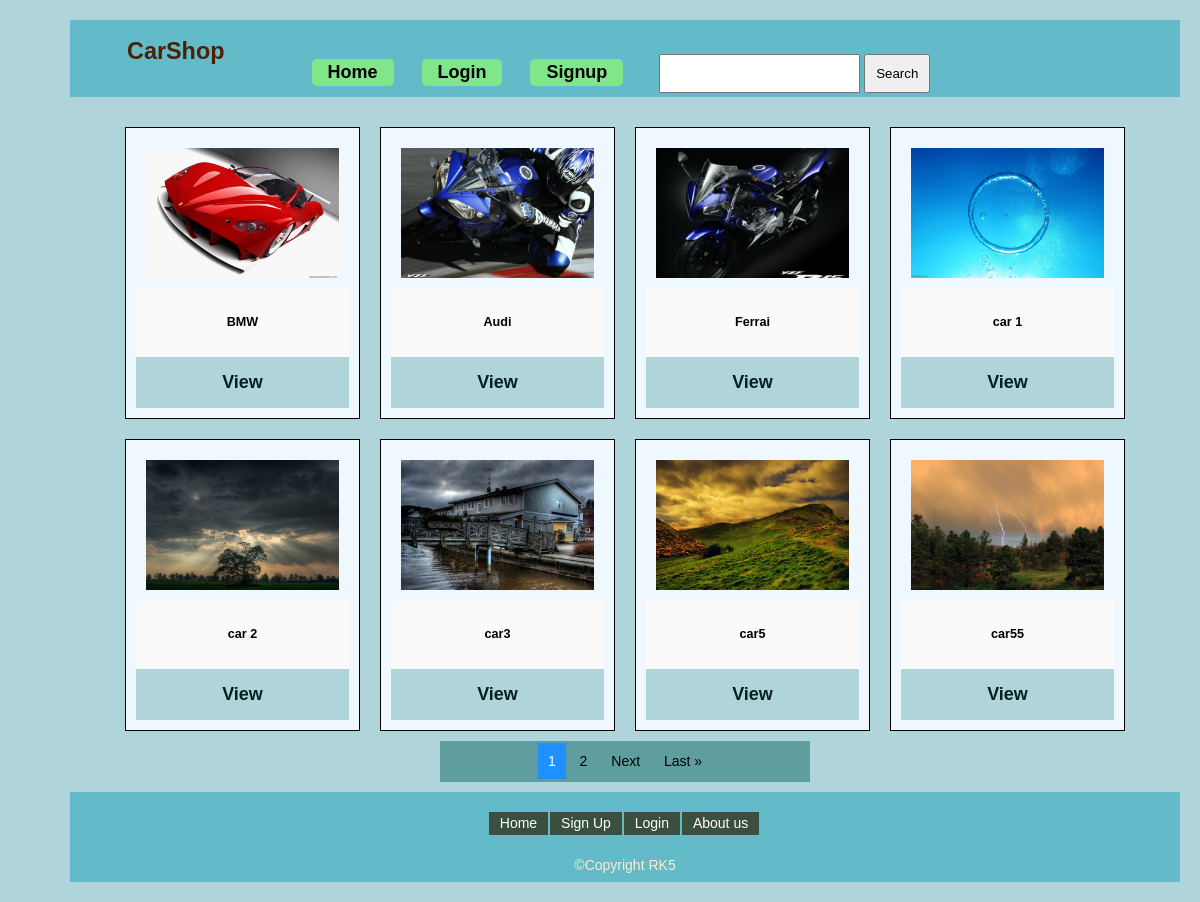
The page / on the database its author committed.
### items/models.py (models this page shows, shortened)
class Car(models.Model):
    title = models.CharField(max_length=200)
    desc = models.TextField()
    price = models.IntegerField(default=0)
    img = models.ImageField(upload_to = 'item_pic')

### items/views.py (the view)
# urls.py: path('', HomeListView.as_view(),name = 'home'),
class HomeListView(ListView):
    model = Car
    template_name = 'items/home.html'
    context_object_name = 'posts'
    paginate_by = 8

### items/templates/items/home.html (shortened to what this page needs)
{% extends 'items/base.html' %}
{% block content %}
<div class="cards">
    {% for item in object_list %}
  <div class="card ">
    <img class="card__image" src="{{item.img.url}}" alt="">
    <div class="card__content">
        <h4>{{ item.title }}</h4>
    </div>
    <div class="card__info">
        <a href="{% url 'car-details' item.id %}" class="card__link">View</a>
    </div>
  </div>
    {% endfor %}
</div>
  <div class="pagination">
    {% for num in page_obj.paginator.page_range %}
      {% if page_obj.number == num %}
          <a class="active" href="?page={{ num }}">{{num}}</a>
      {% elif num > page_obj.number|add:'-3' and num < page_obj.number|add:'3' %}
          <a href="?page={{ num }}">{{num}}</a>
    {% endif %}
  {% endfor %}    {% if page_obj.has_next %}
        <a href="?page={{ page_obj.next_page_number }}">Next</a>
        <a href="?page={{ page_obj.paginator.num_pages }}">Last &raquo;</a>
    {% endif %}
  </div>
{% endblock %}

### items/templates/items/base.html (shortened to what this page needs)
{% load static %}
<!DOCTYPE html>
<html lang="en">
<head>
    <link rel="stylesheet" href="{% static 'items/main.css' %}">
</head>
<body>
   <div class="header">
    <div class="logo">
        <h3>CarShop</h3>
    </div>
    <div class="nav">
        <ul>
            <li><a href="/">Home</a></li>
            {% if user.is_authenticated %}
            <li><a href="{% url 'profile' %}">Profile</a></li>
            <li><a href="{% url 'logout' %}">Logout</a></li>
            {% else %}
            <li><a href="{% url 'login' %}">Login</a></li>
            <li><a href="{% url 'register' %}">Signup</a></li>
            {% endif %}
            <li class="nav-form">
                <form action="{% url 'search' %}" method="GET">
                <input type="text" name="search" id="search">
                <button>Search</button>
                </form>
            </li>
        </ul>
    </div>
   </div>
    {% block content %}
    {% endblock %}
    <div class="Footersection">
		<div class="Footermenu">
			<ul>
				<li><a href="/">Home</a></li>
				<li><a href="{% url 'register' %}">Sign Up</a></li>
				<li><a href="{% url 'login' %}">Login</a></li>
				<li><a href="#">About us</a>
			</ul>
		</div>
		<p>&copy;Copyright RK5</p>
	</div>
</body>
</html>

### static/items/main.css (style rules this page uses)
* { margin: 0 auto; padding: 10px; outline: 0; }
body { margin-left: 50px; font-family: arial; font-size: 14px; line-height: 21px; color: #000; background: rgb(175, 213, 219); }
.header { background: rgb(99, 187, 201); height: 75px; padding: 1px; }
.logo { font-size: 20px; font-weight: bold; text-align: left; margin-left: 36px; color:rgb(75, 34, 4); }
.nav { margin: -38px; text-align: center; }
.nav ul { list-style: none; margin: -20px; padding: 0px; }
.nav ul li { text-align: center; text-decoration: none; display: inline-block; }
.nav ul li a { display: block; text-decoration: none; padding: 3px 16px; margin: 2px; font-size: 18px; font-weight: bold; color: #000000; background: #81e68a; border-radius: 5px; }
.cards { margin: 0 auto; max-width: 1000px; display: grid; grid-template-columns: repeat(auto-fill, minmax(225px, 1fr)); grid-auto-rows: auto; gap: 20px; font-family: sans-serif; padding-top: 30px; }
.cards * { box-sizing: border-box; }
.card { border: 1px solid; background: aliceblue; }
.card__image { width: 213px; height: 150px; object-fit: cover; display: block; }
.card__content { text-align: center; line-height: 1.5; font-size: 0.9em; padding: 15px; background: #fafafa; }
.card__info { padding: 15px; background: rgb(175, 213, 219); text-align: center; font-size: 18px; font-weight: bold; }
.card__link { color: #042020; text-decoration: none; }
.Footersection { height: 70px; color: blanchedalmond; background: rgb(99, 187, 201); text-align: center; }
.Footermenu ul { list-style: none; padding:0px; margin:0px; text-align:center; }
.Footermenu ul li { background: #3A4F3D; margin-left: -2px; padding: 1px; display: inline-block; }
.Footermenu ul li a { color: #fff; text-decoration: none; }
.pagination { text-align: center; width: 350px; margin-bottom: 10px; background:cadetblue; }
.pagination a { color: black; text-decoration: none; }
.pagination a.active { background-color: dodgerblue; color: white; }

### rows shown on the page
Car: img (picture), title "BMW"
Car: img (picture), title "Audi"
Car: img (picture), title "Ferrai"
Car: img (picture), title "car 1"
Car: img (picture), title "car 2"
Car: img (picture), title "car3"
Car: img (picture), title "car5"
Car: img (picture), title "car55"

### other values the page prints
{{ num }} "1"
{{ num }} "2"
